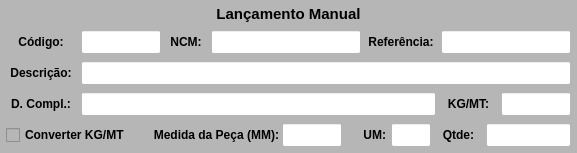
           <widget class="QWidget" name="widget_Cor4" native="true">
            <property name="sizePolicy">
             <sizepolicy hsizetype="Preferred" vsizetype="Preferred">
              <horstretch>0</horstretch>
              <verstretch>0</verstretch>
             </sizepolicy>
            </property>
            <property name="minimumSize">
             <size>
              <width>430</width>
              <height>0</height>
             </size>
            </property>
            <property name="maximumSize">
             <size>
              <width>16777215</width>
              <height>16777215</height>
             </size>
            </property>
            <property name="styleSheet">
             <string notr="true">background-color: rgb(182, 182, 182);</string>
            </property>
            <layout class="QVBoxLayout" name="verticalLayout_6">
             <property name="spacing">
              <number>1</number>
             </property>
             <property name="leftMargin">
              <number>1</number>
             </property>
             <property name="topMargin">
              <number>1</number>
             </property>
             <property name="rightMargin">
              <number>1</number>
             </property>
             <property name="bottomMargin">
              <number>3</number>
             </property>
             <item>
              <widget class="QWidget" name="widget_16" native="true">
               <property name="minimumSize">
                <size>
                 <width>0</width>
                 <height>25</height>
                </size>
               </property>
               <property name="maximumSize">
                <size>
                 <width>16777215</width>
                 <height>25</height>
                </size>
               </property>
               <property name="styleSheet">
                <string notr="true"/>
               </property>
               <layout class="QHBoxLayout" name="horizontalLayout_17">
                <property name="spacing">
                 <number>3</number>
                </property>
                <property name="leftMargin">
                 <number>3</number>
                </property>
                <property name="topMargin">
                 <number>3</number>
                </property>
                <property name="rightMargin">
                 <number>3</number>
                </property>
                <property name="bottomMargin">
                 <number>3</number>
                </property>
                <item>
                 <widget class="QLabel" name="label_52">
                  <property name="maximumSize">
                   <size>
                    <width>16777215</width>
                    <height>16777215</height>
                   </size>
                  </property>
                  <property name="font">
                   <font>
                    <pointsize>11</pointsize>
                    <weight>75</weight>
                    <bold>true</bold>
                   </font>
                  </property>
                  <property name="text">
                   <string>Lançamento Manual</string>
                  </property>
                  <property name="alignment">
                   <set>Qt::AlignCenter</set>
                  </property>
                 </widget>
                </item>
               </layout>
              </widget>
             </item>
             <item>
              <widget class="QWidget" name="widget_37" native="true">
               <property name="minimumSize">
                <size>
                 <width>0</width>
                 <height>30</height>
                </size>
               </property>
               <property name="maximumSize">
                <size>
                 <width>16777215</width>
                 <height>30</height>
                </size>
               </property>
               <property name="styleSheet">
                <string notr="true"/>
               </property>
               <layout class="QHBoxLayout" name="horizontalLayout_5">
                <property name="spacing">
                 <number>5</number>
                </property>
                <property name="leftMargin">
                 <number>5</number>
                </property>
                <property name="topMargin">
                 <number>3</number>
                </property>
                <property name="rightMargin">
                 <number>5</number>
                </property>
                <property name="bottomMargin">
                 <number>3</number>
                </property>
                <item>
                 <widget class="QLabel" name="label_54">
                  <property name="minimumSize">
                   <size>
                    <width>70</width>
                    <height>0</height>
                   </size>
                  </property>
                  <property name="maximumSize">
                   <size>
                    <width>70</width>
                    <height>16777215</height>
                   </size>
                  </property>
                  <property name="font">
                   <font>
                    <pointsize>9</pointsize>
                    <weight>75</weight>
                    <bold>true</bold>
                   </font>
                  </property>
                  <property name="text">
                   <string>Código:</string>
                  </property>
                  <property name="alignment">
                   <set>Qt::AlignCenter</set>
                  </property>
                 </widget>
                </item>
                <item>
                 <widget class="QLineEdit" name="line_Codigo_Manu">
                  <property name="sizePolicy">
                   <sizepolicy hsizetype="Preferred" vsizetype="Preferred">
                    <horstretch>0</horstretch>
                    <verstretch>0</verstretch>
                   </sizepolicy>
                  </property>
                  <property name="minimumSize">
                   <size>
                    <width>60</width>
                    <height>0</height>
                   </size>
                  </property>
                  <property name="maximumSize">
                   <size>
                    <width>80</width>
                    <height>16777215</height>
                   </size>
                  </property>
                  <property name="font">
                   <font>
                    <pointsize>9</pointsize>
                   </font>
                  </property>
                  <property name="styleSheet">
                   <string notr="true">background-color: rgb(255, 255, 255);</string>
                  </property>
                  <property name="alignment">
                   <set>Qt::AlignCenter</set>
                  </property>
                  <property name="placeholderText">
                   <string/>
                  </property>
                 </widget>
                </item>
                <item>
                 <widget class="QLabel" name="label_56">
                  <property name="minimumSize">
                   <size>
                    <width>40</width>
                    <height>0</height>
                   </size>
                  </property>
                  <property name="maximumSize">
                   <size>
                    <width>40</width>
                    <height>16777215</height>
                   </size>
                  </property>
                  <property name="font">
                   <font>
                    <pointsize>9</pointsize>
                    <weight>75</weight>
                    <bold>true</bold>
                   </font>
                  </property>
                  <property name="text">
                   <string>NCM:</string>
                  </property>
                  <property name="alignment">
                   <set>Qt::AlignCenter</set>
                  </property>
                 </widget>
                </item>
                <item>
                 <widget class="QLineEdit" name="line_NCM_Manu">
                  <property name="sizePolicy">
                   <sizepolicy hsizetype="Preferred" vsizetype="Preferred">
                    <horstretch>0</horstretch>
                    <verstretch>0</verstretch>
                   </sizepolicy>
                  </property>
                  <property name="minimumSize">
                   <size>
                    <width>150</width>
                    <height>0</height>
                   </size>
                  </property>
                  <property name="maximumSize">
                   <size>
                    <width>150</width>
                    <height>16777215</height>
                   </size>
                  </property>
                  <property name="font">
                   <font>
                    <pointsize>9</pointsize>
                   </font>
                  </property>
                  <property name="styleSheet">
                   <string notr="true">background-color: rgb(255, 255, 255);</string>
                  </property>
                  <property name="alignment">
                   <set>Qt::AlignCenter</set>
                  </property>
                 </widget>
                </item>
                <item>
                 <widget class="QLabel" name="label_55">
                  <property name="minimumSize">
                   <size>
                    <width>70</width>
                    <height>0</height>
                   </size>
                  </property>
                  <property name="maximumSize">
                   <size>
                    <width>70</width>
                    <height>16777215</height>
                   </size>
                  </property>
                  <property name="font">
                   <font>
                    <pointsize>9</pointsize>
                    <weight>75</weight>
                    <bold>true</bold>
                   </font>
                  </property>
                  <property name="text">
                   <string>Referência:</string>
                  </property>
                  <property name="alignment">
                   <set>Qt::AlignCenter</set>
                  </property>
                 </widget>
                </item>
                <item>
                 <widget class="QLineEdit" name="line_Referencia_Manu">
                  <property name="sizePolicy">
                   <sizepolicy hsizetype="Preferred" vsizetype="Preferred">
                    <horstretch>0</horstretch>
                    <verstretch>0</verstretch>
                   </sizepolicy>
                  </property>
                  <property name="minimumSize">
                   <size>
                    <width>0</width>
                    <height>0</height>
                   </size>
                  </property>
                  <property name="maximumSize">
                   <size>
                    <width>16777215</width>
                    <height>16777215</height>
                   </size>
                  </property>
                  <property name="font">
                   <font>
                    <pointsize>9</pointsize>
                   </font>
                  </property>
                  <property name="cursor">
                   <cursorShape>IBeamCursor</cursorShape>
                  </property>
                  <property name="styleSheet">
                   <string notr="true">background-color: rgb(255, 255, 255);</string>
                  </property>
                  <property name="inputMask">
                   <string/>
                  </property>
                  <property name="text">
                   <string/>
                  </property>
                  <property name="maxLength">
                   <number>20</number>
                  </property>
                  <property name="frame">
                   <bool>true</bool>
                  </property>
                  <property name="echoMode">
                   <enum>QLineEdit::Normal</enum>
                  </property>
                  <property name="alignment">
                   <set>Qt::AlignLeading|Qt::AlignLeft|Qt::AlignVCenter</set>
                  </property>
                 </widget>
                </item>
               </layout>
              </widget>
             </item>
             <item>
              <widget class="QWidget" name="widget_14" native="true">
               <property name="minimumSize">
                <size>
                 <width>0</width>
                 <height>30</height>
                </size>
               </property>
               <property name="maximumSize">
                <size>
                 <width>16777215</width>
                 <height>30</height>
                </size>
               </property>
               <property name="styleSheet">
                <string notr="true"/>
               </property>
               <layout class="QHBoxLayout" name="horizontalLayout_15">
                <property name="spacing">
                 <number>5</number>
                </property>
                <property name="leftMargin">
                 <number>5</number>
                </property>
                <property name="topMargin">
                 <number>3</number>
                </property>
                <property name="rightMargin">
                 <number>5</number>
                </property>
                <property name="bottomMargin">
                 <number>3</number>
                </property>
                <item>
                 <widget class="QLabel" name="label_49">
                  <property name="minimumSize">
                   <size>
                    <width>70</width>
                    <height>0</height>
                   </size>
                  </property>
                  <property name="maximumSize">
                   <size>
                    <width>70</width>
                    <height>16777215</height>
                   </size>
                  </property>
                  <property name="font">
                   <font>
                    <pointsize>9</pointsize>
                    <weight>75</weight>
                    <bold>true</bold>
                   </font>
                  </property>
                  <property name="text">
                   <string>Descrição:</string>
                  </property>
                  <property name="alignment">
                   <set>Qt::AlignCenter</set>
                  </property>
                 </widget>
                </item>
                <item>
                 <widget class="QLineEdit" name="line_Descricao_Manu">
                  <property name="sizePolicy">
                   <sizepolicy hsizetype="Preferred" vsizetype="Preferred">
                    <horstretch>0</horstretch>
                    <verstretch>0</verstretch>
                   </sizepolicy>
                  </property>
                  <property name="minimumSize">
                   <size>
                    <width>0</width>
                    <height>0</height>
                   </size>
                  </property>
                  <property name="maximumSize">
                   <size>
                    <width>16777215</width>
                    <height>16777215</height>
                   </size>
                  </property>
                  <property name="font">
                   <font>
                    <pointsize>9</pointsize>
                   </font>
                  </property>
                  <property name="styleSheet">
                   <string notr="true">background-color: rgb(255, 255, 255);</string>
                  </property>
                  <property name="alignment">
                   <set>Qt::AlignLeading|Qt::AlignLeft|Qt::AlignVCenter</set>
                  </property>
                 </widget>
                </item>
               </layout>
              </widget>
             </item>
             <item>
              <widget class="QWidget" name="widget_36" native="true">
               <property name="minimumSize">
                <size>
                 <width>0</width>
                 <height>30</height>
                </size>
               </property>
               <property name="maximumSize">
                <size>
                 <width>16777215</width>
                 <height>30</height>
                </size>
               </property>
               <property name="styleSheet">
                <string notr="true"/>
               </property>
               <layout class="QHBoxLayout" name="horizontalLayout_12">
                <property name="spacing">
                 <number>5</number>
                </property>
                <property name="leftMargin">
                 <number>5</number>
                </property>
                <property name="topMargin">
                 <number>3</number>
                </property>
                <property name="rightMargin">
                 <number>5</number>
                </property>
                <property name="bottomMargin">
                 <number>3</number>
                </property>
                <item>
                 <widget class="QLabel" name="label_61">
                  <property name="minimumSize">
                   <size>
                    <width>70</width>
                    <height>0</height>
                   </size>
                  </property>
                  <property name="maximumSize">
                   <size>
                    <width>70</width>
                    <height>16777215</height>
                   </size>
                  </property>
                  <property name="font">
                   <font>
                    <pointsize>9</pointsize>
                    <weight>75</weight>
                    <bold>true</bold>
                   </font>
                  </property>
                  <property name="text">
                   <string>D. Compl.:</string>
                  </property>
                  <property name="alignment">
                   <set>Qt::AlignCenter</set>
                  </property>
                 </widget>
                </item>
                <item>
                 <widget class="QLineEdit" name="line_DescrCompl_Manu">
                  <property name="sizePolicy">
                   <sizepolicy hsizetype="Preferred" vsizetype="Preferred">
                    <horstretch>0</horstretch>
                    <verstretch>0</verstretch>
                   </sizepolicy>
                  </property>
                  <property name="minimumSize">
                   <size>
                    <width>0</width>
                    <height>0</height>
                   </size>
                  </property>
                  <property name="maximumSize">
                   <size>
                    <width>16777215</width>
                    <height>16777215</height>
                   </size>
                  </property>
                  <property name="font">
                   <font>
                    <pointsize>9</pointsize>
                   </font>
                  </property>
                  <property name="styleSheet">
                   <string notr="true">background-color: rgb(255, 255, 255);</string>
                  </property>
                  <property name="alignment">
                   <set>Qt::AlignLeading|Qt::AlignLeft|Qt::AlignVCenter</set>
                  </property>
                 </widget>
                </item>
                <item>
                 <widget class="QLabel" name="label_38">
                  <property name="minimumSize">
                   <size>
                    <width>55</width>
                    <height>0</height>
                   </size>
                  </property>
                  <property name="maximumSize">
                   <size>
                    <width>55</width>
                    <height>16777215</height>
                   </size>
                  </property>
                  <property name="font">
                   <font>
                    <pointsize>9</pointsize>
                    <weight>75</weight>
                    <bold>true</bold>
                   </font>
                  </property>
                  <property name="text">
                   <string>KG/MT:</string>
                  </property>
                  <property name="alignment">
                   <set>Qt::AlignCenter</set>
                  </property>
                 </widget>
                </item>
                <item>
                 <widget class="QLineEdit" name="line_Kg_Manu">
                  <property name="sizePolicy">
                   <sizepolicy hsizetype="Preferred" vsizetype="Preferred">
                    <horstretch>0</horstretch>
                    <verstretch>0</verstretch>
                   </sizepolicy>
                  </property>
                  <property name="minimumSize">
                   <size>
                    <width>70</width>
                    <height>0</height>
                   </size>
                  </property>
                  <property name="maximumSize">
                   <size>
                    <width>70</width>
                    <height>16777215</height>
                   </size>
                  </property>
                  <property name="font">
                   <font>
                    <pointsize>9</pointsize>
                   </font>
                  </property>
                  <property name="cursor">
                   <cursorShape>IBeamCursor</cursorShape>
                  </property>
                  <property name="styleSheet">
                   <string notr="true">background-color: rgb(255, 255, 255);</string>
                  </property>
                  <property name="inputMask">
                   <string/>
                  </property>
                  <property name="text">
                   <string/>
                  </property>
                  <property name="frame">
                   <bool>true</bool>
                  </property>
                  <property name="echoMode">
                   <enum>QLineEdit::Normal</enum>
                  </property>
                  <property name="alignment">
                   <set>Qt::AlignCenter</set>
                  </property>
                  <property name="placeholderText">
                   <string/>
                  </property>
                 </widget>
                </item>
               </layout>
              </widget>
             </item>
             <item>
              <widget class="QWidget" name="widget_9" native="true">
               <property name="minimumSize">
                <size>
                 <width>0</width>
                 <height>30</height>
                </size>
               </property>
               <property name="maximumSize">
                <size>
                 <width>16777215</width>
                 <height>30</height>
                </size>
               </property>
               <layout class="QHBoxLayout" name="horizontalLayout_6">
                <property name="spacing">
                 <number>5</number>
                </property>
                <property name="leftMargin">
                 <number>5</number>
                </property>
                <property name="topMargin">
                 <number>3</number>
                </property>
                <property name="rightMargin">
                 <number>5</number>
                </property>
                <property name="bottomMargin">
                 <number>3</number>
                </property>
                <item>
                 <widget class="QCheckBox" name="check_Converte_Manu">
                  <property name="font">
                   <font>
                    <pointsize>9</pointsize>
                    <weight>75</weight>
                    <bold>true</bold>
                   </font>
                  </property>
                  <property name="text">
                   <string>Converter KG/MT</string>
                  </property>
                 </widget>
                </item>
                <item>
                 <widget class="QWidget" name="widget_medida_peca" native="true">
                  <property name="minimumSize">
                   <size>
                    <width>210</width>
                    <height>0</height>
                   </size>
                  </property>
                  <property name="maximumSize">
                   <size>
                    <width>210</width>
                    <height>16777215</height>
                   </size>
                  </property>
                  <layout class="QHBoxLayout" name="horizontalLayout_8">
                   <property name="spacing">
                    <number>0</number>
                   </property>
                   <property name="leftMargin">
                    <number>0</number>
                   </property>
                   <property name="topMargin">
                    <number>0</number>
                   </property>
                   <property name="rightMargin">
                    <number>0</number>
                   </property>
                   <property name="bottomMargin">
                    <number>0</number>
                   </property>
                   <item>
                    <widget class="QLabel" name="label_26">
                     <property name="minimumSize">
                      <size>
                       <width>140</width>
                       <height>0</height>
                      </size>
                     </property>
                     <property name="maximumSize">
                      <size>
                       <width>140</width>
                       <height>16777215</height>
                      </size>
                     </property>
                     <property name="font">
                      <font>
                       <pointsize>9</pointsize>
                       <weight>75</weight>
                       <bold>true</bold>
                      </font>
                     </property>
                     <property name="text">
                      <string>Medida da Peça (MM):</string>
                     </property>
                     <property name="alignment">
                      <set>Qt::AlignRight|Qt::AlignTrailing|Qt::AlignVCenter</set>
                     </property>
                    </widget>
                   </item>
                   <item>
                    <widget class="QLineEdit" name="line_Medida_Manu">
                     <property name="sizePolicy">
                      <sizepolicy hsizetype="Preferred" vsizetype="Preferred">
                       <horstretch>0</horstretch>
                       <verstretch>0</verstretch>
                      </sizepolicy>
                     </property>
                     <property name="minimumSize">
                      <size>
                       <width>60</width>
                       <height>0</height>
                      </size>
                     </property>
                     <property name="maximumSize">
                      <size>
                       <width>60</width>
                       <height>16777215</height>
                      </size>
                     </property>
                     <property name="font">
                      <font>
                       <pointsize>9</pointsize>
                      </font>
                     </property>
                     <property name="styleSheet">
                      <string notr="true">background-color: rgb(255, 255, 255);</string>
                     </property>
                     <property name="alignment">
                      <set>Qt::AlignCenter</set>
                     </property>
                    </widget>
                   </item>
                  </layout>
                 </widget>
                </item>
                <item>
                 <widget class="QLabel" name="label_7">
                  <property name="text">
                   <string/>
                  </property>
                 </widget>
                </item>
                <item>
                 <widget class="QLabel" name="label_25">
                  <property name="maximumSize">
                   <size>
                    <width>25</width>
                    <height>16777215</height>
                   </size>
                  </property>
                  <property name="font">
                   <font>
                    <pointsize>9</pointsize>
                    <weight>75</weight>
                    <bold>true</bold>
                   </font>
                  </property>
                  <property name="text">
                   <string>UM:</string>
                  </property>
                  <property name="alignment">
                   <set>Qt::AlignRight|Qt::AlignTrailing|Qt::AlignVCenter</set>
                  </property>
                 </widget>
                </item>
                <item>
                 <widget class="QLineEdit" name="line_UM_Manu">
                  <property name="sizePolicy">
                   <sizepolicy hsizetype="Preferred" vsizetype="Preferred">
                    <horstretch>0</horstretch>
                    <verstretch>0</verstretch>
                   </sizepolicy>
                  </property>
                  <property name="minimumSize">
                   <size>
                    <width>40</width>
                    <height>0</height>
                   </size>
                  </property>
                  <property name="maximumSize">
                   <size>
                    <width>40</width>
                    <height>16777215</height>
                   </size>
                  </property>
                  <property name="font">
                   <font>
                    <pointsize>9</pointsize>
                   </font>
                  </property>
                  <property name="styleSheet">
                   <string notr="true">background-color: rgb(255, 255, 255);</string>
                  </property>
                  <property name="alignment">
                   <set>Qt::AlignCenter</set>
                  </property>
                 </widget>
                </item>
                <item>
                 <widget class="QLabel" name="label_37">
                  <property name="minimumSize">
                   <size>
                    <width>45</width>
                    <height>0</height>
                   </size>
                  </property>
                  <property name="maximumSize">
                   <size>
                    <width>45</width>
                    <height>16777215</height>
                   </size>
                  </property>
                  <property name="font">
                   <font>
                    <pointsize>9</pointsize>
                    <weight>75</weight>
                    <bold>true</bold>
                   </font>
                  </property>
                  <property name="text">
                   <string>Qtde:</string>
                  </property>
                  <property name="alignment">
                   <set>Qt::AlignCenter</set>
                  </property>
                 </widget>
                </item>
                <item>
                 <widget class="QLineEdit" name="line_Qtde_Manu">
                  <property name="sizePolicy">
                   <sizepolicy hsizetype="Preferred" vsizetype="Preferred">
                    <horstretch>0</horstretch>
                    <verstretch>0</verstretch>
                   </sizepolicy>
                  </property>
                  <property name="minimumSize">
                   <size>
                    <width>85</width>
                    <height>0</height>
                   </size>
                  </property>
                  <property name="maximumSize">
                   <size>
                    <width>85</width>
                    <height>16777215</height>
                   </size>
                  </property>
                  <property name="font">
                   <font>
                    <pointsize>9</pointsize>
                   </font>
                  </property>
                  <property name="cursor">
                   <cursorShape>IBeamCursor</cursorShape>
                  </property>
                  <property name="styleSheet">
                   <string notr="true">background-color: rgb(255, 255, 255);</string>
                  </property>
                  <property name="inputMask">
                   <string/>
                  </property>
                  <property name="text">
                   <string/>
                  </property>
                  <property name="frame">
                   <bool>true</bool>
                  </property>
                  <property name="echoMode">
                   <enum>QLineEdit::Normal</enum>
                  </property>
                  <property name="alignment">
                   <set>Qt::AlignCenter</set>
                  </property>
                  <property name="placeholderText">
                   <string/>
                  </property>
                 </widget>
                </item>
               </layout>
              </widget>
             </item>
            </layout>
           </widget>
